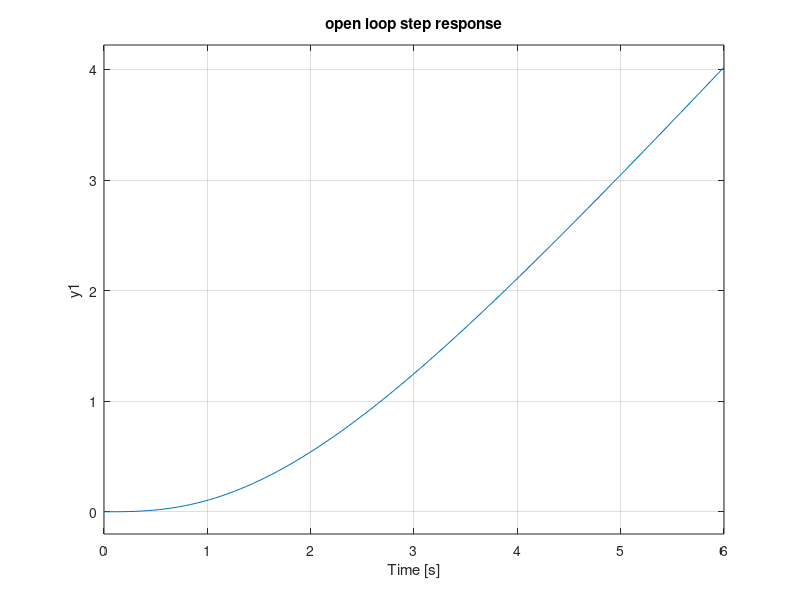
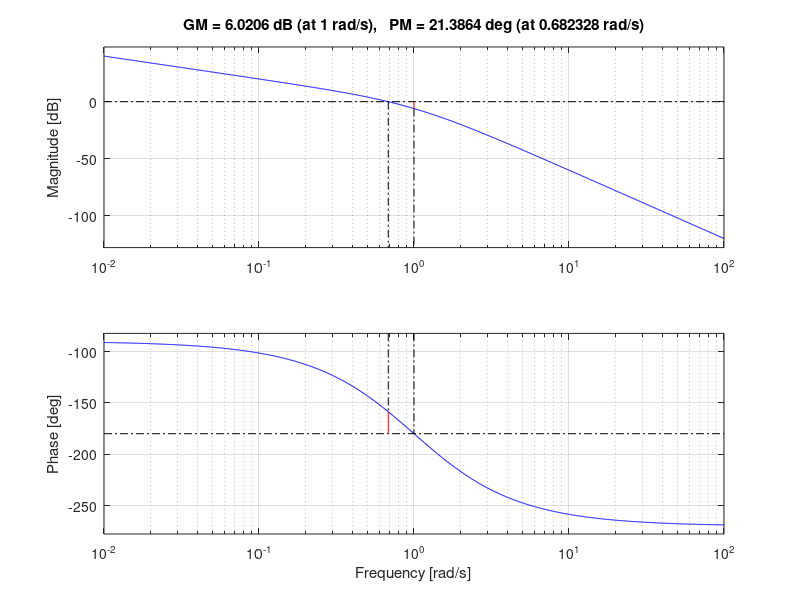
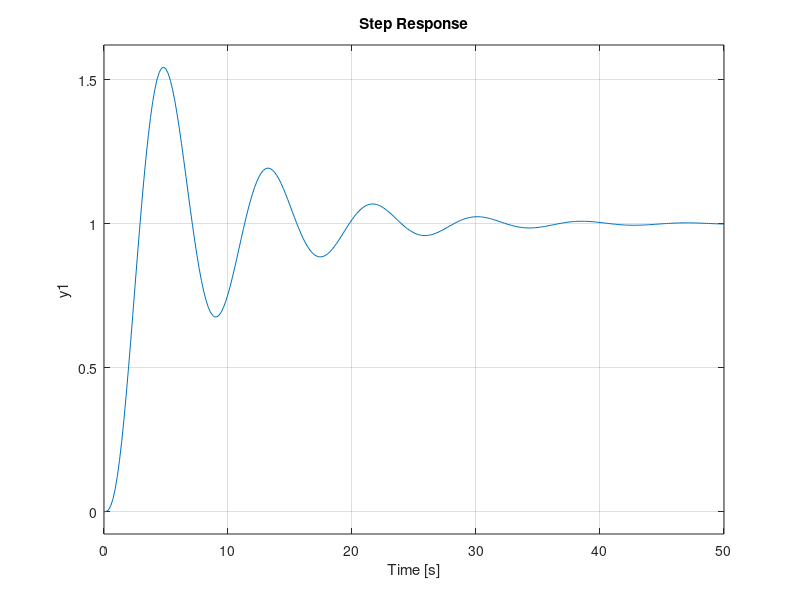

MATLAB code for these plots, in order: (Note: this script raises an error after producing the figures.)
oplp=tf([1],[1 2 1 0]);
clp=feedback(oplp,1,-1);
figure(1)
step(oplp)
title('open loop step response');
figure(2)
margin(oplp);
[Gm,Pm,wcg,Wcp]=margin(oplp)
figure(3)
step(clp)
S=stepinfo(clp)
